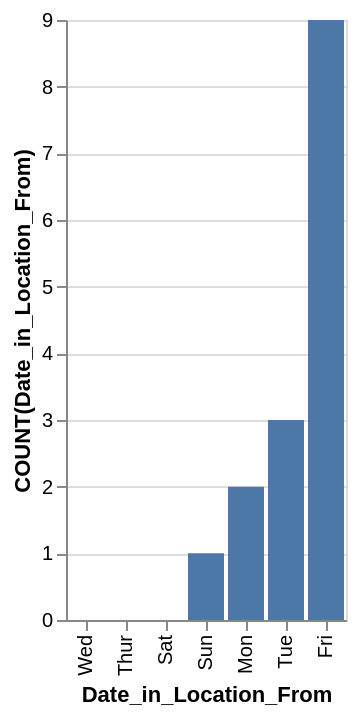

Vega-Lite specification for this chart:
### Vega-Lite specification from a JSON file in a GitHub repository (floating-point values rounded to 4 significant figures)
{"data": {"values": [{"x_data": "Mon", "y_data": 2}, {"x_data": "Tue", "y_data": 3}, {"x_data": "Wed", "y_data": 0}, {"x_data": "Thur", "y_data": 0}, {"x_data": "Fri", "y_data": 9}, {"x_data": "Sat", "y_data": 0}, {"x_data": "Sun", "y_data": 1}]}, "mark": "bar", "encoding": {"x": {"field": "x_data", "type": "nominal", "title": "Date_in_Location_From", "sort": {"op": "sum", "field": "y_data", "order": "ascending"}}, "y": {"field": "y_data", "type": "quantitative", "title": "COUNT(Date_in_Location_From)"}}}
